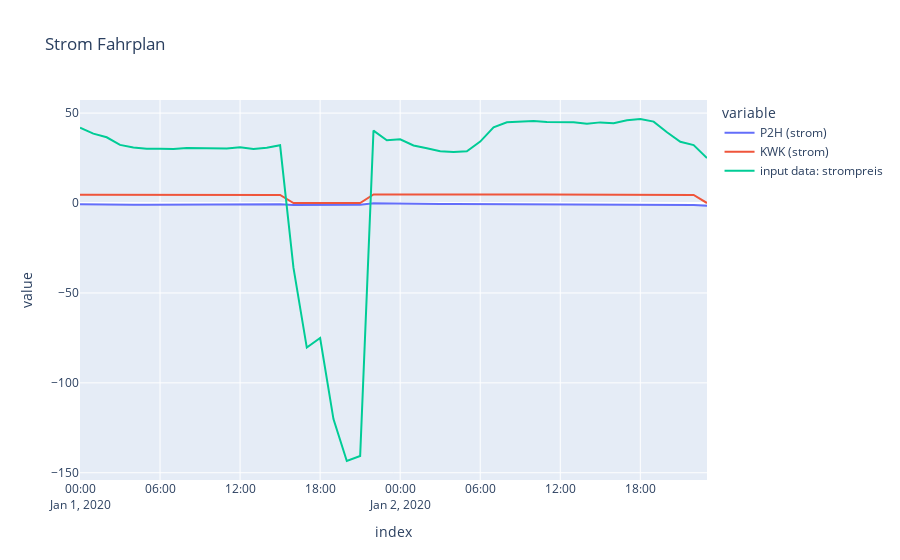

The code cell stored with this chart in its notebook:
### Code cell
df = out['dispatch'].reset_index()
df = pd.merge(df, out['prices'], left_on='index', right_index=True, how='left')
fig = px.line(df, x="index", y=["P2H (strom)",
                                "KWK (strom)",
                                "input data: strompreis"], 
                                title='Strom Fahrplan')
fig.show()
